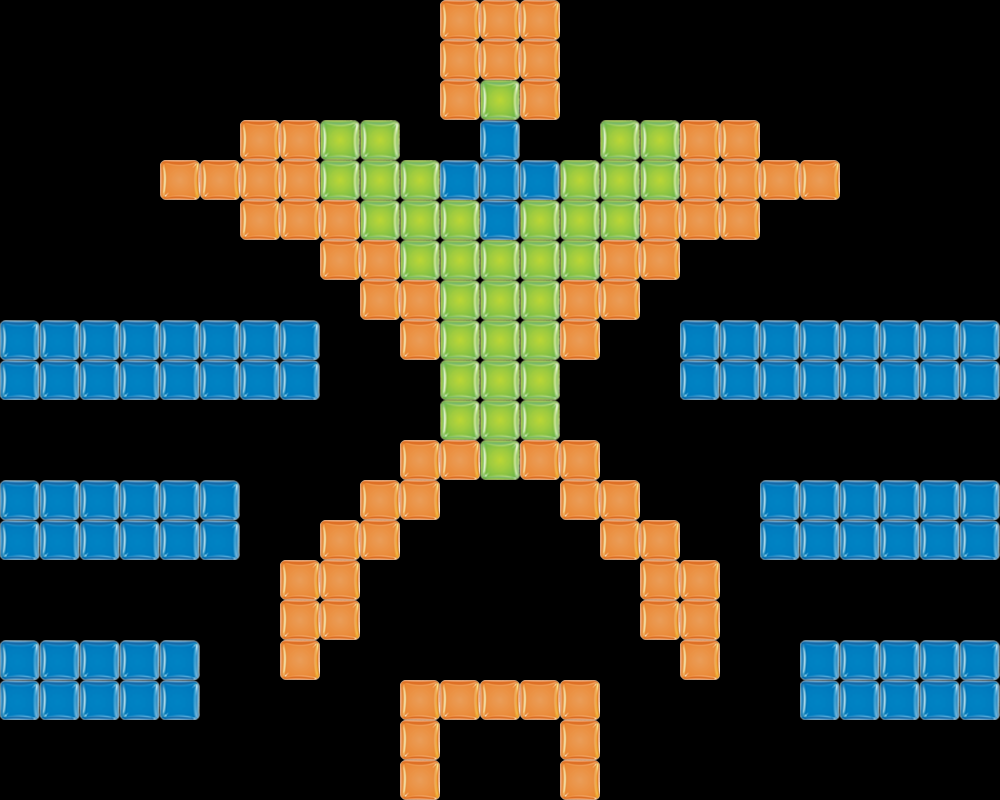

Tiled map render using the project's own tile images. Description and the map definition, with tile-layer contents summarised, below:
An orthogonal 25x20 tile map with 40x40 px tiles, 1 tile layer (obstacles), 3 tilesets.

<map version="1.0" orientation="orthogonal" renderorder="right-down" width="25" height="20" tilewidth="40" tileheight="40">
 <tileset firstgid="1" name="greenblock" tilewidth="40" tileheight="40">
  <image source="../img/greenblock.png" trans="ff00ff" width="40" height="40" />
 </tileset>
 <tileset firstgid="2" name="blueblock" tilewidth="40" tileheight="40">
  <image source="../img/blueblock.png" trans="ff00ff" width="40" height="40" />
 </tileset>
 <tileset firstgid="3" name="orgblock" tilewidth="40" tileheight="40">
  <image source="../img/orgblock.png" trans="ff00ff" width="40" height="40" />
 </tileset>
 <layer name="obstacles" width="25" height="20">
  <data>[500 cells, 183 non-empty, 3 distinct tile ids]</data>
 </layer>
 <imagelayer name="bg" y="80" />
</map>